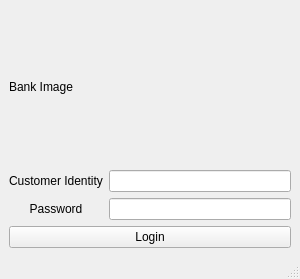
<?xml version="1.0" encoding="UTF-8"?>
<ui version="4.0">
 <class>MainWindow</class>
 <widget class="QMainWindow" name="MainWindow">
  <property name="geometry">
   <rect>
    <x>0</x>
    <y>0</y>
    <width>300</width>
    <height>279</height>
   </rect>
  </property>
  <property name="windowTitle">
   <string>MainWindow</string>
  </property>
  <widget class="QWidget" name="centralwidget">
   <layout class="QGridLayout" name="gridLayout_3">
    <item row="0" column="0">
     <layout class="QGridLayout" name="gridLayout_2">
      <item row="0" column="0">
       <widget class="QLabel" name="bank_image_label">
        <property name="text">
         <string>Bank Image</string>
        </property>
       </widget>
      </item>
      <item row="1" column="0">
       <layout class="QGridLayout" name="gridLayout">
        <item row="0" column="0">
         <widget class="QLabel" name="label">
          <property name="text">
           <string>Customer Identity</string>
          </property>
          <property name="alignment">
           <set>Qt::AlignCenter</set>
          </property>
         </widget>
        </item>
        <item row="0" column="1">
         <widget class="QLineEdit" name="customer_identity_lineEdit"/>
        </item>
        <item row="1" column="0">
         <widget class="QLabel" name="label_2">
          <property name="text">
           <string>Password</string>
          </property>
          <property name="alignment">
           <set>Qt::AlignCenter</set>
          </property>
         </widget>
        </item>
        <item row="1" column="1">
         <widget class="QLineEdit" name="password_lineEdit"/>
        </item>
        <item row="2" column="0" colspan="2">
         <widget class="QPushButton" name="login_button">
          <property name="text">
           <string>Login</string>
          </property>
         </widget>
        </item>
       </layout>
      </item>
     </layout>
    </item>
   </layout>
  </widget>
  <widget class="QMenuBar" name="menubar">
   <property name="geometry">
    <rect>
     <x>0</x>
     <y>0</y>
     <width>300</width>
     <height>21</height>
    </rect>
   </property>
  </widget>
  <widget class="QStatusBar" name="statusbar"/>
 </widget>
 <resources/>
 <connections/>
</ui>
